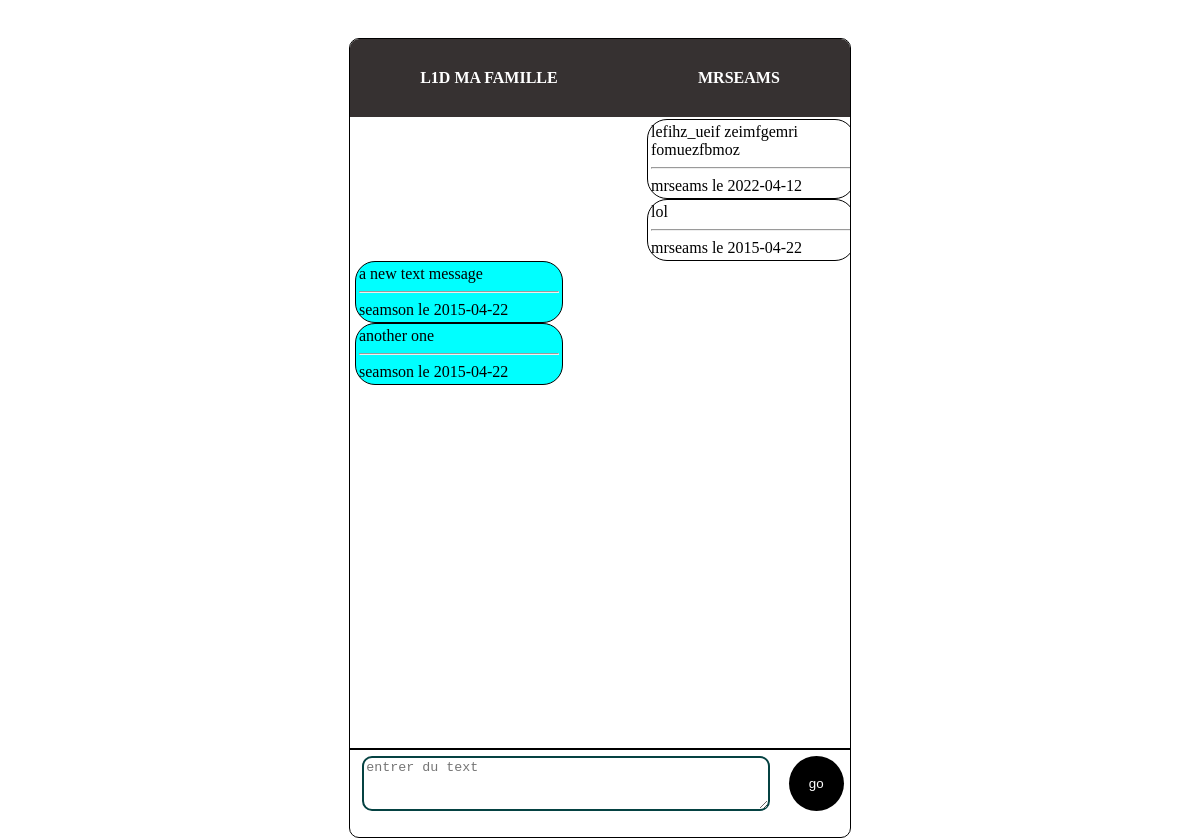
Screenshot of /views/dashbord.php (signed in) with the database file from the repository.
### tables this page shows
CREATE TABLE IF NOT EXISTS `messages` (
  `id` int(20) NOT NULL AUTO_INCREMENT,
  `user_id` int(20) NOT NULL,
  `message` text NOT NULL,
  `date` date NOT NULL,
  PRIMARY KEY (`id`),
  KEY `user_id` (`user_id`)
);

CREATE TABLE IF NOT EXISTS `users` (
  `id` int(11) NOT NULL AUTO_INCREMENT,
  `uName` varchar(50) NOT NULL,
  `pass` varchar(50) NOT NULL,
  PRIMARY KEY (`id`)
);

### backend/loadMessages.php (called while the page is built)
<?php
include '../db.php';
$query = "SELECT *  from messages JOIN users on users.id = messages.user_id";
$sql = $pdo->prepare($query);
$sql->execute();
$messages = $sql->fetchAll();

### views/dashbord.php (the view, shortened to what this page needs)
<?php
include '../backend/loadMessages.php';
?>
<!DOCTYPE html>
<html lang="en">
<head>
  <link rel="stylesheet" href="../app.css">
</head>
<body>
  <div class="container">
    <div class="messages_container">
      <div class="messages_container_header">
        <div class="messages_container_header_title">
          L1d ma famille
        </div>
        <div class="messages_container_header_uName"><?= $_SESSION['user']->uName ?></div>
      </div>
     <div class="messages">
      <?php foreach ($messages as $msg) { ?>
        <div class="item"
          <?php if ($msg->user_id == $_SESSION['user']->id) {
            echo "style='align-self:flex-end; color:black; background:white' ";
          } ?>
        >
         <?= $msg->message; ?>
         <hr>
         <?= $msg->uName . ' le ' . $msg->date ?>
        </div>
      <?php
    } ?>
     </div>
     <div class="input">
       <form action="../backend/insertMessages" method="post">
        <textarea name="message" cols="30" rows="3" placeholder="entrer du text"></textarea>
        <button type="submit" name="message_send">go</button>
      </form>
     </div>
    </div>
  </div>
</body>
</html>

### app.css (style rules this page uses)
.container { width: 100%; height: 100vh; overflow: hidden; padding: 30px 0; display: flex; justify-content: center; align-items: center; flex-direction: column; }
.messages_container { max-width: 500px; width: 500px; border: 1px solid black; border-radius: 10px; min-height: 400px; overflow: hidden; height: 100%; display: flex; flex-direction: column; }
.messages_container_header { width: 100%; height: 10%; display: flex; justify-content: space-around; align-items: center; background: rgb(54, 49, 49) }
.messages_container_header_title { font-size: 1rem; font-weight: bold; text-transform: uppercase; color: white; }
.messages_container_header_uName { font-size: 1rem; font-weight: bold; text-transform: uppercase; color: white; }
.messages { width: 100%; height: 80%; display: flex; flex-direction: column; overflow-y: scroll; overflow-x: hidden; border-bottom: 2px solid black; margin-bottom: 3px; padding: 2px 5px; }
.item { height: auto; width: 40%; border-radius: 20px; border: 1px solid black; background: aqua; color: black; padding: 3px; }
.input { width: 100%; height: 10%; padding: 3px; }
form { display: flex; justify-content: space-around; }
.input textarea { border-radius: 10px; border-color: rgb(5, 66, 66); border-width: 2px; width: 80%; }
button { padding: 20px; background: black; border: none; color: white; border-radius: 50%; cursor: pointer; }

### rows the page displays
messages: message "lefihz_ueif zeimfgemri fomuezfbmoz", user.uName "mrseams", date "2022-04-12"
messages: message "lol", user.uName "mrseams", date "2015-04-22"
messages: message "a new text message", user.uName "seamson", date "2015-04-22"
messages: message "another one", user.uName "seamson", date "2015-04-22"

### other values shown
$_SESSION['user']->uName "MRSEAMS"
